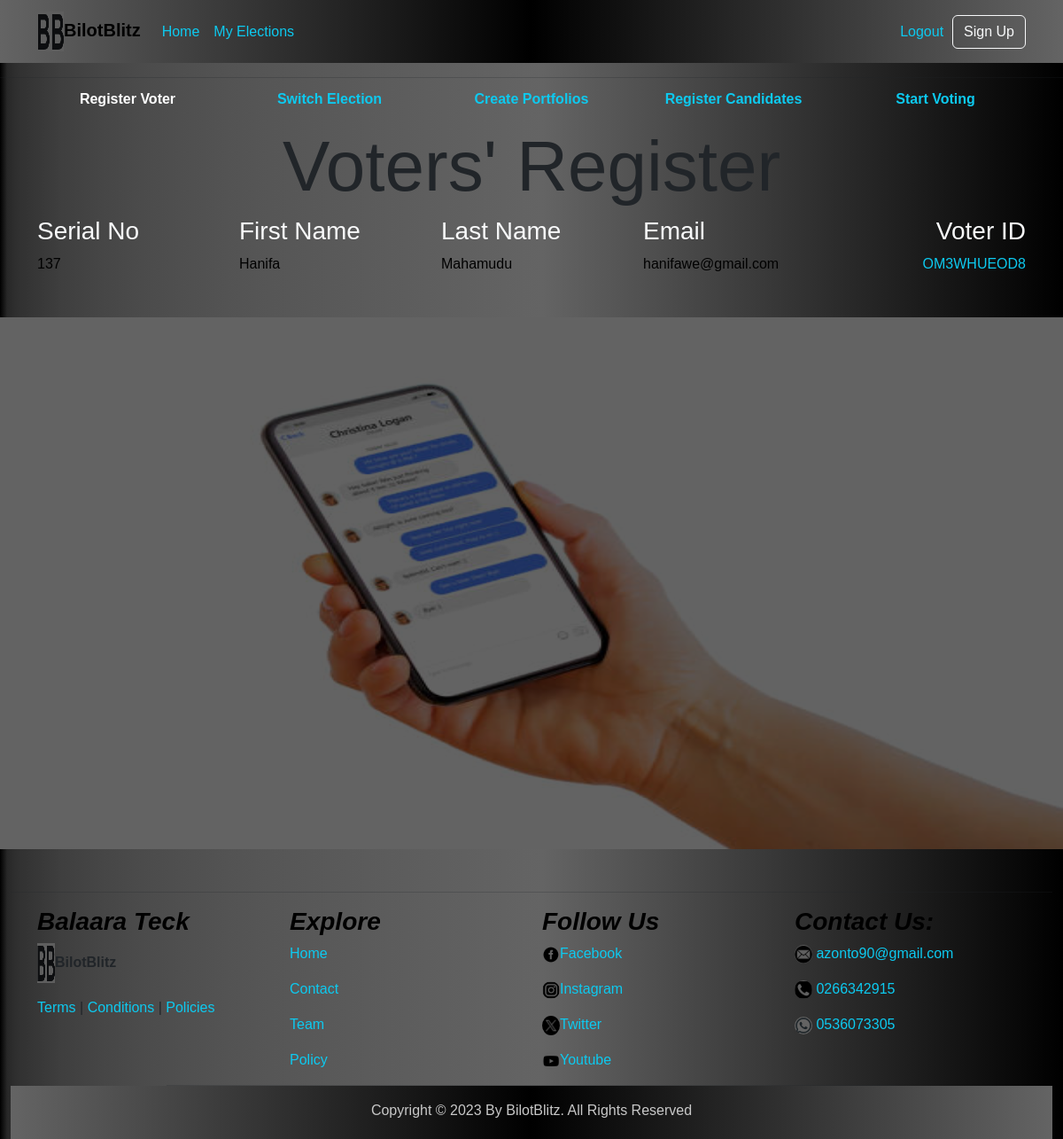
Page /my_elections/39/voters (signed in) on the committed database.
### base_app/models.py (models this page shows, shortened)
class VoterRegistrationModel(models.Model):
    election_name = models.ForeignKey(ElectorialCommissionOfficerModel, on_delete=models.CASCADE, default=1)
    first_name = models.CharField(max_length=50)
    last_name = models.CharField(max_length=50)
    email = models.EmailField(unique=True)
    date_of_birth = models.DateField()
    address = models.CharField(max_length=200)
    city = models.CharField(max_length=50)
    state = models.CharField(max_length=50)
    zip_code = models.CharField(max_length=10)
    phone_number = models.CharField(max_length=20)
    voter_id = models.CharField(max_length=10,unique=True)
    is_voted = models.BooleanField(default=False)
    date_registed = models.DateField(auto_now_add=True)

### base_app/views.py (the view)
# urls.py: path("my_elections/<str:pk>/voters",views.voters.as_view(),name="voters"),
class voters(LoginRequiredMixin,View):
    login_url = reverse_lazy("login")
    template_name = "my_voters.html"
    def get(self,request,*args,**kwargs):
        pk = self.kwargs.get("pk")
        election = get_object_or_404(ElectorialCommissionOfficerModel,user=self.request.user,id=pk)
        voters = VoterRegistrationModel.objects.filter(election_name=election)
        no_of_voters = len(voters)
        context = {"no_of_voters":no_of_voters,"voters":voters,"election":election,"template":"my_voters.html"}
        return render(request,self.template_name,context)

### templates/my_voters.html (shortened to what this page needs)
{%extends 'base_template.html'%}
{%block header%}
    <header>
        {%include 'header.html'%}
    </header>
{%endblock header%}
{%block content%}
    <main>
        <div class="mb-3">
            {%include "explore.html"%}
        </div>
        <h1 class="text-center display-1">Voters' Register</h1>
        <div class='container'>
            {%if voters%}
            <div class="row voter text-light">
                <h3 class="col d-none d-lg-inline ">
                    Serial No
                </h3>
                <h3 class="col d-none d-sm-inline">
                    First Name
                </h3>
                <h3 class="col d-none d-md-inline">
                    Last Name
                </h3>
                <h3 class="col text-start">
                    Email
                </h3>
                <h3 class="col text-end">
                    Voter ID
                </h3>
            </div>
            {% for voter in voters %}
            <a class="each-voter" href="#">
            <div class="row voter">
                <div class="col d-none d-lg-inline">
                    {{voter.id}}
                </div>
                <div class="col d-none d-sm-inline">
                    {{ voter.first_name}}
                </div>
                <div class="col d-none d-md-inline">
                    {{voter.last_name}}
                </div>
                <div class="col">
                    {{voter.email}}
                </div>
                <div class="col text-info text-end">
                    {{voter.voter_id}}
                </div>
            </div>
            </a>
            {%endfor%}
            {%endif%}
        </div>
        <div class="mt-5">
            {%include 'site_visual.html'%}
        </div>
    </main>
{%endblock content%}
{%block footer%}
<footer>
    {%include 'footer.html'%}
</footer>
{%endblock footer%}

### static/index.css (style rules this page uses)
* { margin: 0; padding: 0; box-sizing: border-box; }
body { font-family: 'Lucida Sans', 'Lucida Sans Regular', 'Lucida Grande', 'Lucida Sans Unicode', Geneva, Verdana, sans-serif; background: linear-gradient(90deg,black,2%,rgb(100, 100, 100),black); }
main { padding-top: 100px; }
header { position: fixed; width: 100%; top: 0; z-index: 100; }
.each-voter { text-decoration:none; color:black; }

### rows in the picture
VoterRegistrationModel: id "137", first_name "Hanifa", last_name "Mahamudu", email "hanifawe@gmail.com", voter_id "OM3WHUEOD8"
